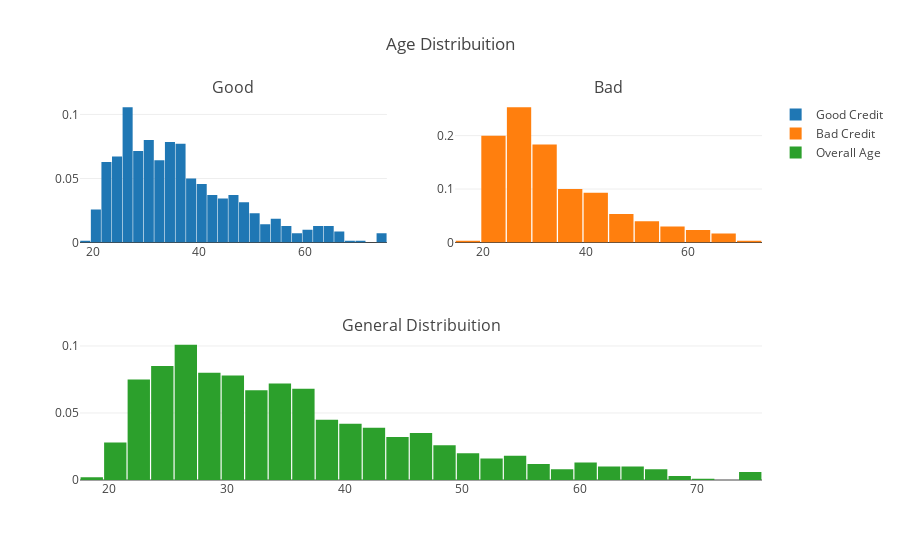

Notebook source saved alongside this figure:
### Markdown cell above
## Other useful plots and figures

Here we discover into customer data and get some insights within the distribution.

### Code cell
configure_plotly_browser_state()
df_good = df_credit.loc[df_credit["Risk"] == 'good']['Age'].values.tolist()
df_bad = df_credit.loc[df_credit["Risk"] == 'bad']['Age'].values.tolist()
df_age = df_credit['Age'].values.tolist()

#First plot
trace0 = go.Histogram(
    x=df_good,
    histnorm='probability',
    name="Good Credit"
)
#Second plot
trace1 = go.Histogram(
    x=df_bad,
    histnorm='probability',
    name="Bad Credit"
)
#Third plot
trace2 = go.Histogram(
    x=df_age,
    histnorm='probability',
    name="Overall Age"
)

#Creating the grid
fig = tls.make_subplots(rows=2, cols=2, specs=[[{}, {}], [{'colspan': 2}, None]],
                          subplot_titles=('Good','Bad', 'General Distribuition'))

#setting the figs
fig.append_trace(trace0, 1, 1)
fig.append_trace(trace1, 1, 2)
fig.append_trace(trace2, 2, 1)

fig['layout'].update(showlegend=True, title='Age Distribuition', bargap=0.05)
py.iplot(fig, filename='custom-sized-subplot-with-subplot-titles')

### Figure 1 — Plotly figure (JSON) as saved in the notebook; plotly's stock layout.template omitted (floating-point values rounded to 4 significant figures; data arrays with more than 128 entries replaced by an {"elided": "..."} marker saying what was removed)
{"data": [{"name": "Good Credit", "yaxis": "y", "histnorm": "probability", "xaxis": "x", "x": {"elided": "700 int values"}, "type": "histogram", "uid": "258b55c1-b036-48c7-9a50-adec8901dc90"}, {"name": "Bad Credit", "yaxis": "y2", "histnorm": "probability", "xaxis": "x2", "x": {"elided": "300 int values"}, "type": "histogram", "uid": "86c9b96e-341d-440e-9124-56a958ed8086"}, {"name": "Overall Age", "yaxis": "y3", "histnorm": "probability", "xaxis": "x3", "x": {"elided": "1000 int values"}, "type": "histogram", "uid": "2bae0bba-4746-41ed-9443-800ab26a011f"}], "layout": {"showlegend": true, "yaxis": {"domain": [0.625, 1], "anchor": "x"}, "title": {"text": "Age Distribuition"}, "xaxis3": {"domain": [0, 1], "anchor": "y3"}, "xaxis2": {"domain": [0.55, 1], "anchor": "y2"}, "yaxis2": {"domain": [0.625, 1], "anchor": "x2"}, "yaxis3": {"domain": [0, 0.375], "anchor": "x3"}, "bargap": 0.05, "xaxis": {"domain": [0, 0.45], "anchor": "y"}, "annotations": [{"yanchor": "bottom", "xref": "paper", "xanchor": "center", "yref": "paper", "text": "Good", "y": 1, "x": 0.225, "font": {"size": 16}, "showarrow": false}, {"yanchor": "bottom", "xref": "paper", "xanchor": "center", "yref": "paper", "text": "Bad", "y": 1, "x": 0.775, "font": {"size": 16}, "showarrow": false}, {"yanchor": "bottom", "xref": "paper", "xanchor": "center", "yref": "paper", "text": "General Distribuition", "y": 0.375, "x": 0.5, "font": {"size": 16}, "showarrow": false}]}}
